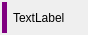
<?xml version="1.0" encoding="UTF-8"?>
<ui version="4.0">
 <class>QAccentLabel</class>
 <widget class="QFrame" name="QAccentLabel">
  <property name="geometry">
   <rect>
    <x>0</x>
    <y>0</y>
    <width>88</width>
    <height>35</height>
   </rect>
  </property>
  <property name="windowTitle">
   <string>Frame</string>
  </property>
  <layout class="QHBoxLayout" name="horizontalLayout">
   <property name="leftMargin">
    <number>2</number>
   </property>
   <property name="topMargin">
    <number>2</number>
   </property>
   <property name="rightMargin">
    <number>2</number>
   </property>
   <property name="bottomMargin">
    <number>2</number>
   </property>
   <item>
    <widget class="QLabel" name="accentLabel">
     <property name="minimumSize">
      <size>
       <width>5</width>
       <height>0</height>
      </size>
     </property>
     <property name="maximumSize">
      <size>
       <width>5</width>
       <height>16777215</height>
      </size>
     </property>
     <property name="styleSheet">
      <string notr="true">background-color: purple;</string>
     </property>
     <property name="text">
      <string/>
     </property>
    </widget>
   </item>
   <item>
    <widget class="QLabel" name="textLabel">
     <property name="text">
      <string>TextLabel</string>
     </property>
    </widget>
   </item>
  </layout>
 </widget>
 <resources/>
 <connections/>
</ui>
